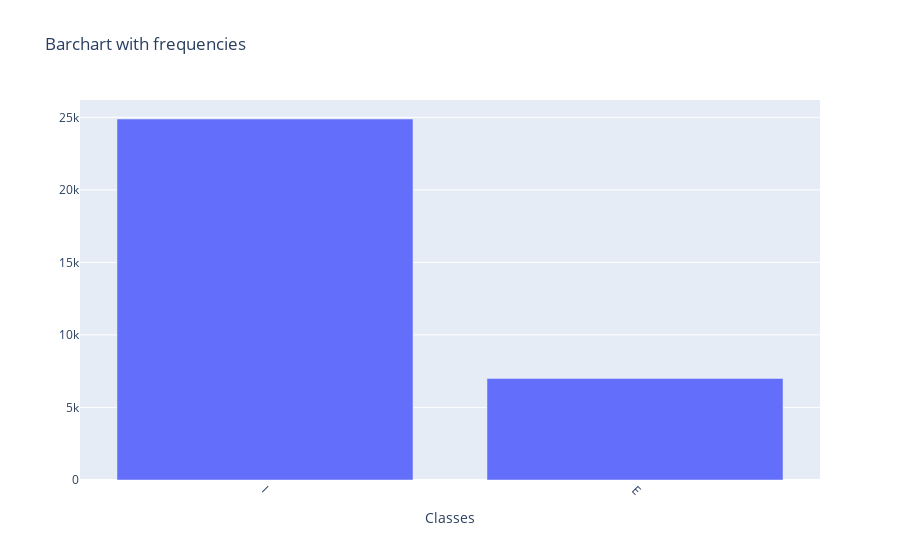

Notebook code cell kept with this figure:
### Code cell
# plot data
freqs = data['class'].value_counts().tolist()
data_classes = data['class'].value_counts().index.tolist()

plot_data(data_classes, freqs)

### Figure 1 — Plotly figure (JSON) as saved in the notebook; plotly's stock layout.template omitted (floating-point values rounded to 4 significant figures)
{"data": [{"type": "bar", "x": ["I", "E"], "y": [24884, 7000]}], "layout": {"title": {"text": "Barchart with frequencies"}, "xaxis": {"tickangle": 45, "title": {"text": "Classes"}, "type": "category"}}}
